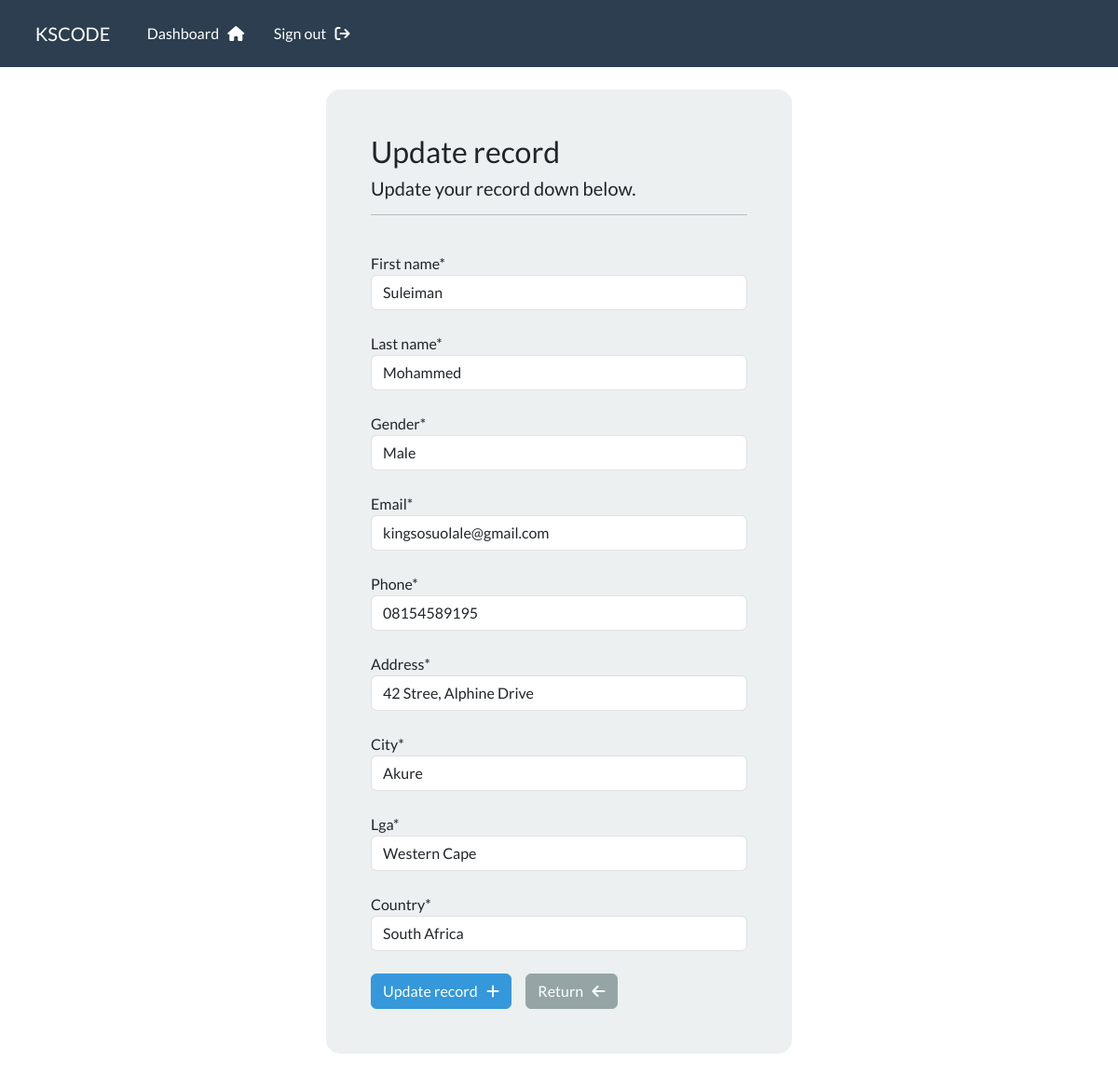
The page /update_record/1 (signed in) on the database its author committed.
### crmapp/models.py (models this page shows, shortened)
class Record(models.Model):
    GENDER_CHOICES = (
        ('M', 'Male'),
        ('F', 'Female'),
        ('O', 'Others'),
    )
    creation_date = models.DateTimeField(auto_now_add=True)
    first_name = models.CharField(max_length=50)
    last_name = models.CharField(max_length=50)
    email = models.EmailField(max_length=100)
    phone = models.CharField(max_length=20)
    address = models.CharField(max_length=300)
    city = models.CharField(max_length=255)
    lga = models.CharField(max_length=255)
    country = models.CharField(max_length=125)
    gender = models.CharField(max_length=1, choices=GENDER_CHOICES, default='M')

### crmapp/views.py (the view)
# urls.py: path('update_record/<int:pk>', v.update_record, name='update_record'),
@login_required(login_url='my_login')
def update_record(request, pk):
    record = Record.objects.get(id=pk)
    form = UpdateRecordForm(instance=record)
    if request.method == 'POST':
        form = UpdateRecordForm(request.POST, instance=record)
        if form.is_valid():
            form.save()
            messages.success(request, "Your record was updated!")
            return redirect('dashboard')
    context = {
        'form' : form
    }
    return render(request, 'crmapp/update-record.html', context=context)

### crmapp/forms.py
class UpdateRecordForm(forms.ModelForm):
    class Meta:
        model = Record
        fields = ['first_name', 'last_name', 'email', 'phone', 'address', 'city', 'lga' ,'country', 'gender' ]

### crmapp/templates/crmapp/update-record.html (shortened to what this page needs)
{% extends 'crmapp/base.html' %}
{% load crispy_forms_tags %}
{% block content %}
<div class="container bg-light shadow-md p-5 form-layout">
    <h3> Update record </h3>
    <h5> Update your record down below. </h5>
    <hr>
    <br>
    <form method="post" autocomplete="off">
        {{ form.first_name|as_crispy_field}}
        <br>
        {{ form.last_name|as_crispy_field}}
        <br>
        {{ form.gender|as_crispy_field}}
        <br>
        {{ form.email|as_crispy_field}}
        <br>
        {{ form.phone|as_crispy_field}}
        <br>
        {{ form.address|as_crispy_field}}
        <br>
        {{ form.city|as_crispy_field}}
        <br>
        {{ form.lga|as_crispy_field}}
        <br>
        {{ form.country|as_crispy_field}}
        <br>
        <button type="submit" class="btn btn-info"> Update record &nbsp; <i class="fa fa-plus"> </i></button>
        <a href="{% url 'dashboard' %}" class="btn btn-secondary">
            Return &nbsp; <i class="fa fa-arrow-left"></i>
        </a>
    </form>
</div>
<br>
{% endblock %}

### static/css/style.css (style rules this page uses)
* { padding: 0; margin: 0; box-sizing: border-box; }
body { width: 100%; max-width: 1440px; margin: 0 auto; }
.container { width: 100%; }
.form-layout { border-radius: 15px; width: 500px; }

### rows shown on the page
Record: first_name "Suleiman", last_name "Mohammed", gender "Male", email "kingsosuolale@gmail.com", phone "08154589195", address "42 Stree, Alphine Drive", city "Akure", lga "Western Cape", country "South Africa"
